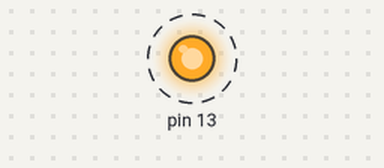
Simulated run of this sketch. Board: Arduino Uno, built with avr-gcc and run on an emulated ATmega328P. Parts: output pins drawn as LEDs (lit = HIGH). Dashed ring = blinking. Sleep ends after the set time or at an interrupt; what the sketch prints to the serial monitor is not drawn.

Above: at 21.07 s.
Timing chart, 0 to 24.0 s (numbered marks = the images above):
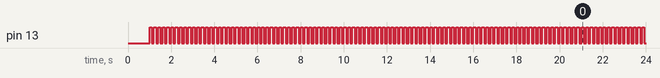

The sketch:

Sleep.ino
```cpp
#include <avr/sleep.h>
#include <avr/interrupt.h>

/**
 * Define relevant USB Interrupt Flags and bits
 */

#define UDINT_ADDRESS 0xE1
#define UDIEN_ADDRESS 0xE2

#define USBCON_ADDRESS 0xD8
#define USBINT_ADDRESS 0xDA


volatile uint8_t* UDINT_PTR = (uint8_t*)UDINT_ADDRESS;
volatile uint8_t* USBINT_PTR = (uint8_t*)USBINT_ADDRESS;

volatile uint8_t* USBCON_PTR = (uint8_t*)USBCON_ADDRESS;
volatile uint8_t* UDIEN_PTR = (uint8_t*)UDIEN_ADDRESS;

/**
 * Use this function to disable USB interrupts. However, you may
 * have challenges talking with the PC again to program the board.
 */
void disableUSBInterrupts()
{
   //clear bit 4 to disbale WAKEUPE Interrupt
  *UDIEN_PTR = *UDIEN_PTR & ~(0x10);

  //clear bit 0 to disbale WAKEUPE Interrupt
  *UDIEN_PTR = *UDIEN_PTR & ~(0x01);

  //clear bit 0 to disable VBUSTI Interrupt
  *USBCON_PTR = *USBCON_PTR & ~(0x1);
}

void setup() {
  pinMode(13, OUTPUT);
  Serial.begin(9600);

  //let the Serial spin up
  delay(1000);

  Serial.println("Hello world!");

  /**
     Place a long delay here so that the device is not always asleep.
     Failure to do so will cause the device to "brick" and you cannot
     re-program via the SPI bootloader
  */
  delayLoop();
}

void delayLoop()
{
  Serial.println("Begin the count down! Blink Fast!");
  long starTime = millis();
  const long totalDelay = 20000;

  bool timeExpired = (millis() - starTime) > totalDelay;
  while (!timeExpired)
  {
    digitalWrite(13, HIGH);
    delay(100);
    digitalWrite(13, LOW);
    delay(100);

    timeExpired = (millis() - starTime) > totalDelay;

    Serial.print(".");
  }
  Serial.println("");
}

boolean ledState = false;

void loop() {

  /**
     Follow the process in the ATMEL documentation to do to sleep.
     Try out different sleep modes.
     https://www.microchip.com/webdoc/AVRLibcReferenceManual/group__avr__sleep.html
  */

  /** The 5 different modes are:
            SLEEP_MODE_IDLE         -the least power savings
            SLEEP_MODE_ADC
            SLEEP_MODE_PWR_SAVE
            SLEEP_MODE_STANDBY
            SLEEP_MODE_PWR_DOWN     -the most power savings

    you can call them via set_sleep_mode(SLEEP_MODE_IDLE);...etc.
  */


  //set the desired sleep mode
  //***YOUR CODE HERE TO SET THE SLEEP MODES***


  //stop interrupts (execute atomically)
  cli();

  //disable USB interrupts for good measure
  disableUSBInterrupts();

  boolean someCondition = true;
  if (someCondition)
  {

    //print message and delay so serial is flushed.
    Serial.println("Good night!");
    Serial.flush();
    delay(1000);

    //enable sleep mode by setting the sleep bit
    sleep_enable();

    //Normally we would re-enable interrupts. However, Arduino sets up lots
    //of interrupts that we would have to turn off for this to work. Right now
    //we're just going to "not wake up" so we can see power levels.

    /* FOR THE LAB TO WORK YOU MUST COMMENT OUT THE LINE BELOW! */
    sei();

    //execute the sleep instruction and actually go to sleep
    sleep_cpu();

    //WAKE UP! First thing to do is disable sleep so we
    //don't do it again.
    sleep_disable();
  }
  sei();

  Serial.println("I'm alive!");

  digitalWrite(13, ledState);
  ledState = !ledState;

  delayLoop();
}
```

Measured:
- by itself, pin 13: alternates HIGH for 0.10 s and LOW for 0.10 s
